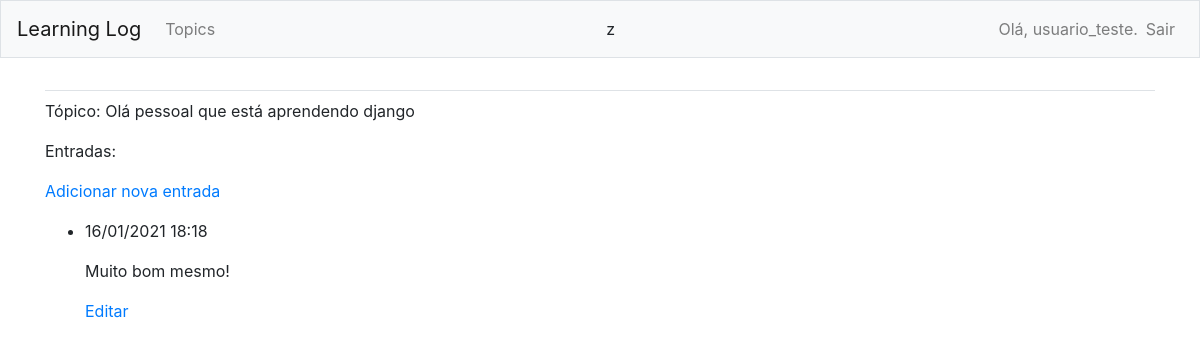
The page /topics/11/ (signed in) on the database as committed earlier.
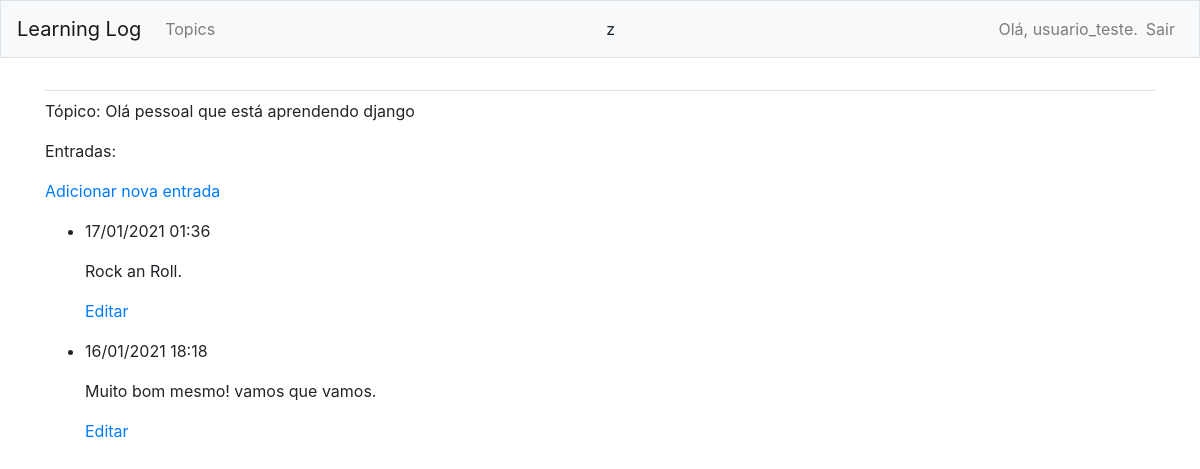
The same page on the database as committed later.
### learning_logs/models.py (models this page shows, shortened)
class Topic(models.Model):
	text = models.CharField(max_length=200)
	date_added = models.DateTimeField(auto_now_add=True)
	owner = models.ForeignKey(User, on_delete=models.CASCADE)
	def __str__(self):
		return self.text

class Entry(models.Model):
	topic = models.ForeignKey(Topic, on_delete=models.CASCADE)
	text = models.TextField()
	date_added = models.DateTimeField(auto_now_add=True)
	class Meta:
		verbose_name_plural = 'entries'

### learning_logs/views.py (the view)
# urls.py: path('topics/<topic_id>/', views.topic, name='topic'),
@login_required
def topic(request, topic_id):
    topic = Topic.objects.get(id=topic_id)
    if topic.owner != request.user:
        raise Http404
    entries = topic.entry_set.order_by('-date_added')
    context = {'topic': topic, 'entries': entries}
    return render(request, 'learning_logs/topic.html', context)

### learning_logs/templates/learning_logs/topic.html
{% extends 'learning_logs/base.html' %}
{% block content %}
	<p>Tópico: {{ topic }} </p>
	<p>Entradas: </p>
	<p>
		<a href="{% url 'learning_logs:new_entry' topic.id %}"> Adicionar nova entrada</a>
	</p>
	<ul>
		{% for entry in entries %}
			<li>
				<p>{{ entry.date_added|date:'d/m/Y   H:i' }}</p>
				<p>{{ entry.text|linebreaks }}</p>
				<p>
					<a href="{% url 'learning_logs:edit_entry' entry.id %}">Editar</a>
				</p>
			</li>
		{% empty %}
			<li>
				Não há nenhuma entrada para este assunto ainda.
			</li>
		{% endfor %}
	</ul>
{% endblock content %}

### learning_logs/templates/learning_logs/base.html (shortened to what this page needs)
{% load bootstrap4 %}
<!DOCTYPE html>
<html lang="pt-br">
<head>
  {% bootstrap_css %}
</head>
<body>
  <nav class="navbar navbar-expand-md navbar-light bg-light mb-4 border">
    <a class="navbar-brand" href="{% url 'learning_logs:index'%}">
        Learning Log</a>
    <div class="collapse navbar-collapse" id="navbarCollapse">
      <ul class="navbar-nav mr-auto">
        <li class="nav-item">
          <a class="nav-link" href="{% url 'learning_logs:topics'%}">
              Topics</a></li>
      </ul>z
      <ul class="navbar-nav ml-auto">
        {% if user.is_authenticated %}
          <li class="nav-item">
            <span class="navbar-text"}">Olá, {{ user.username }}.</span>
          </li>
          <li class="nav-item">
            <a class="nav-link" href="{% url 'users:logout' %}">Sair</a>
          </li>
        {% else %}
          <li class="nav-item">
            <a class="nav-link" href="{% url 'users:register' %}">Criar conta</a>
          </li>
          <li class="nav-item">
            <a class="nav-link" href="{% url 'users:login' %}">Logar</a></li>
        {% endif %}
      </ul>
    </div>
  </nav>
  <main role="main" class="container">
    <div class="pb-2 mb-2 border-bottom">
    </div>
    <div>
      {% block content %}{% endblock content %}
    </div>
  </main>
</body>
</html>

Rows that differ between the two databases and show on the page:
added Entry: date_added "17/01/2021 01:36", text "Rock an Roll."
changed Entry: text "Muito bom mesmo!" → "Muito bom mesmo! vamos que vamos."
